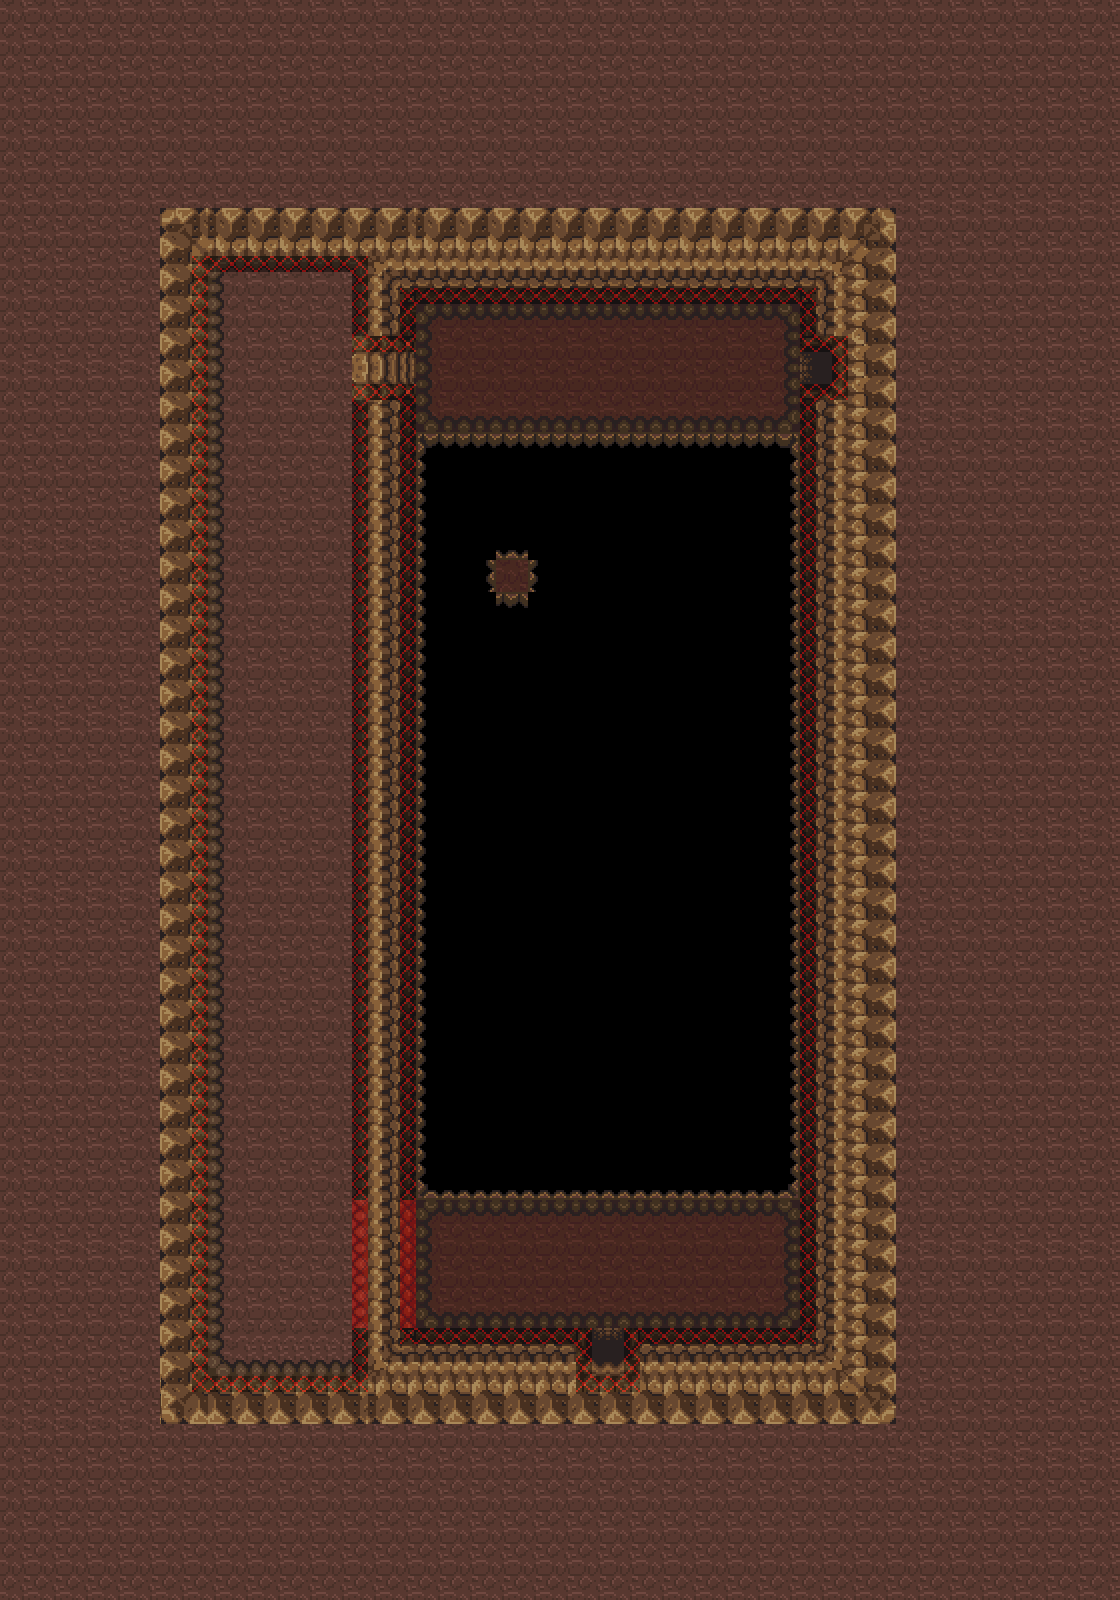

Tiled map render using the project's own tile images. Description and the map definition, with tile-layer contents summarised, below:
An orthogonal 70x100 tile map with 16x16 px tiles, 5 tile layers (Capa de Patrones 1, Capa de patrones 2, Collisions 1, Collisions 2, ...), 2 tilesets and 194 objects (63x green, 41x red, 38x orange, 36x blue, door_1).

<map version="1.0" orientation="orthogonal" renderorder="right-down" width="70" height="100" tilewidth="16" tileheight="16" nextobjectid="615">
 <tileset firstgid="1" name="tileset cave" tilewidth="16" tileheight="16" tilecount="1710" columns="57">
  <image source="tileset cave.png" width="912" height="480" />
  <tile id="0">
   <properties>
    <property name="y" type="int" value="94" />
   </properties>
  </tile>
 </tileset>
 <tileset firstgid="1711" name="collision tileset" tilewidth="16" tileheight="16" tilecount="13" columns="13">
  <image source="collision tileset.png" width="221" height="16" />
  <tile id="3">
   <properties>
    <property name="y" type="int" value="352" />
   </properties>
  </tile>
 </tileset>
 <layer name="Capa de Patrones 1" width="70" height="100">
  <data>[7000 cells, 2523 non-empty, 216 distinct tile ids]</data>
 </layer>
 <layer name="Capa de patrones 2" width="70" height="100">
  <data>[7000 cells, 4512 non-empty, 74 distinct tile ids]</data>
 </layer>
 <layer name="Collisions 1" width="70" height="100">
  <properties>
   <property name="Navigation" type="int" value="1" />
  </properties>
  <data>[7000 cells, 186 non-empty, 2 distinct tile ids]</data>
 </layer>
 <layer name="Collisions 2" width="70" height="100">
  <properties>
   <property name="Navigation" type="int" value="1" />
  </properties>
  <data>[7000 cells, 164 non-empty, 2 distinct tile ids]</data>
 </layer>
 <layer name="Collisions 3" width="70" height="100">
  <properties>
   <property name="Navigation" type="int" value="1" />
  </properties>
  <data>[7000 cells, 0 non-empty, 0 distinct tile ids]</data>
 </layer>
 <objectgroup name="Tiles">
  <properties>
   <property name="Objects" type="int" value="1" />
  </properties>
  <object id="210" name="blue" x="464" y="432" width="32" height="32">
   <properties>
    <property name="colour" value="blue" />
    <property name="type" value="Colour Panel" />
   </properties>
  </object>
  <object id="231" name="green" x="496" y="432" width="32" height="32">
   <properties>
    <property name="colour" value="green" />
    <property name="type" value="Colour Panel" />
   </properties>
  </object>
  <object id="232" name="red" x="528" y="432" width="32" height="32">
   <properties>
    <property name="colour" value="red" />
    <property name="type" value="Colour Panel" />
   </properties>
  </object>
  <object id="233" name="orange" x="592" y="432" width="32" height="32">
   <properties>
    <property name="colour" value="orange" />
    <property name="type" value="Colour Panel" />
   </properties>
  </object>
  <object id="234" name="blue" x="624" y="432" width="32" height="32">
   <properties>
    <property name="colour" value="blue" />
    <property name="type" value="Colour Panel" />
   </properties>
  </object>
  <object id="235" name="orange" x="656" y="432" width="32" height="32">
   <properties>
    <property name="colour" value="orange" />
    <property name="type" value="Colour Panel" />
   </properties>
  </object>
  <object id="236" name="green" x="688" y="432" width="32" height="32">
   <properties>
    <property name="colour" value="green" />
    <property name="type" value="Colour Panel" />
   </properties>
  </object>
  <object id="237" name="orange" x="720" y="432" width="32" height="32">
   <properties>
    <property name="colour" value="orange" />
    <property name="type" value="Colour Panel" />
   </properties>
  </object>
  <object id="239" name="green" x="656" y="464" width="32" height="32">
   <properties>
    <property name="colour" value="green" />
    <property name="type" value="Colour Panel" />
   </properties>
  </object>
  <object id="241" name="red" x="624" y="464" width="32" height="32">
   <properties>
    <property name="colour" value="red" />
    <property name="type" value="Colour Panel" />
   </properties>
  </object>
  <object id="242" name="orange" x="688" y="464" width="32" height="32">
   <properties>
    <property name="colour" value="orange" />
    <property name="type" value="Colour Panel" />
   </properties>
  </object>
  <object id="243" name="blue" x="528" y="464" width="32" height="32">
   <properties>
    <property name="colour" value="blue" />
    <property name="type" value="Colour Panel" />
   </properties>
  </object>
  <object id="244" name="green" x="592" y="464" width="32" height="32">
   <properties>
    <property name="colour" value="green" />
    <property name="type" value="Colour Panel" />
   </properties>
  </object>
  <object id="245" name="red" x="720" y="464" width="32" height="32">
   <properties>
    <property name="colour" value="red" />
    <property name="type" value="Colour Panel" />
   </properties>
  </object>
  <object id="247" name="green" x="656" y="496" width="32" height="32">
   <properties>
    <property name="colour" value="green" />
    <property name="type" value="Colour Panel" />
   </properties>
  </object>
  <object id="249" name="red" x="624" y="496" width="32" height="32">
   <properties>
    <property name="colour" value="red" />
    <property name="type" value="Colour Panel" />
   </properties>
  </object>
  <object id="250" name="blue" x="688" y="496" width="32" height="32">
   <properties>
    <property name="colour" value="blue" />
    <property name="type" value="Colour Panel" />
   </properties>
  </object>
  <object id="251" name="green" x="528" y="496" width="32" height="32">
   <properties>
    <property name="colour" value="green" />
    <property name="type" value="Colour Panel" />
   </properties>
  </object>
  <object id="252" name="green" x="592" y="496" width="32" height="32">
   <properties>
    <property name="colour" value="green" />
    <property name="type" value="Colour Panel" />
   </properties>
  </object>
  <object id="253" name="green" x="720" y="496" width="32" height="32">
   <properties>
    <property name="colour" value="green" />
    <property name="type" value="Colour Panel" />
   </properties>
  </object>
  <object id="255" name="red" x="656" y="528" width="32" height="32">
   <properties>
    <property name="colour" value="red" />
    <property name="type" value="Colour Panel" />
   </properties>
  </object>
  <object id="257" name="green" x="624" y="528" width="32" height="32">
   <properties>
    <property name="colour" value="green" />
    <property name="type" value="Colour Panel" />
   </properties>
  </object>
  <object id="258" name="orange" x="688" y="528" width="32" height="32">
   <properties>
    <property name="colour" value="orange" />
    <property name="type" value="Colour Panel" />
   </properties>
  </object>
  </objectgroup>
 <objectgroup name="Buttons">
  <properties>
   <property name="Objects" type="int" value="1" />
  </properties>
  <!-- 6 objects omitted --></objectgroup>
</map>
<!-- 171 of 194 objects omitted -->
